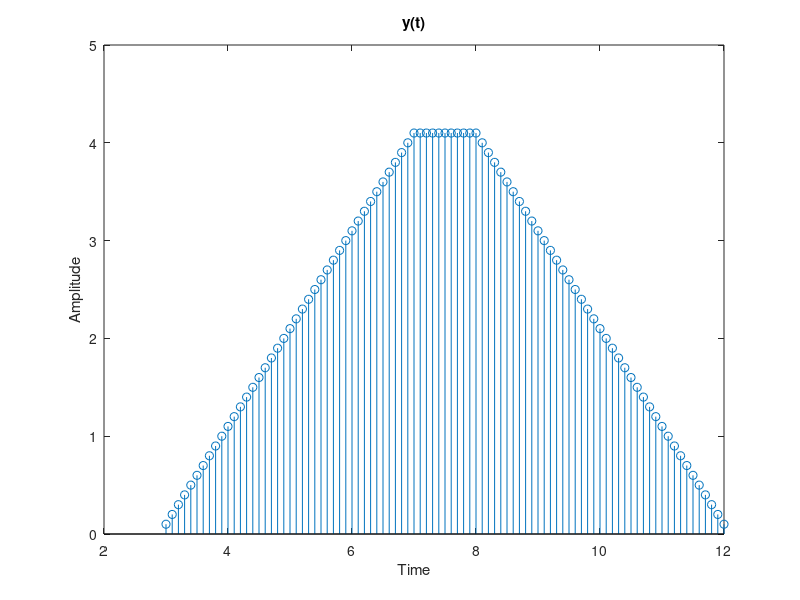

The MATLAB script that drew this image:
tx=1:0.1:5;
th=2:0.1:7;
tx1=ones(1,length(tx));
th1=ones(1,length(th));
ty=3:0.1:12;
y=0.1*conv(tx1,th1);
figure(1)
stem(ty,y)
xlabel('Time')
ylabel('Amplitude')
title('y(t)')
